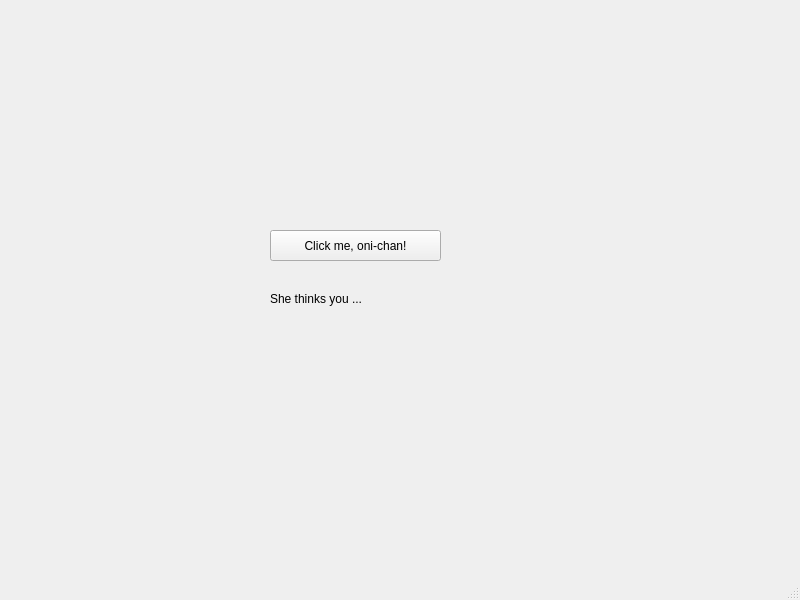
<?xml version="1.0" encoding="UTF-8"?>
<ui version="4.0">
 <class>MainWindow</class>
 <widget class="QMainWindow" name="MainWindow">
  <property name="geometry">
   <rect>
    <x>0</x>
    <y>0</y>
    <width>800</width>
    <height>600</height>
   </rect>
  </property>
  <property name="windowTitle">
   <string>MainWindow</string>
  </property>
  <widget class="QWidget" name="centralwidget">
   <widget class="QPushButton" name="pushButton">
    <property name="geometry">
     <rect>
      <x>270</x>
      <y>230</y>
      <width>171</width>
      <height>31</height>
     </rect>
    </property>
    <property name="text">
     <string>Click me, oni-chan!</string>
    </property>
   </widget>
   <widget class="QLabel" name="label">
    <property name="geometry">
     <rect>
      <x>270</x>
      <y>290</y>
      <width>201</width>
      <height>17</height>
     </rect>
    </property>
    <property name="text">
     <string>She thinks you ...</string>
    </property>
   </widget>
  </widget>
  <widget class="QMenuBar" name="menubar">
   <property name="geometry">
    <rect>
     <x>0</x>
     <y>0</y>
     <width>800</width>
     <height>22</height>
    </rect>
   </property>
  </widget>
  <widget class="QStatusBar" name="statusbar"/>
 </widget>
 <resources/>
 <connections/>
</ui>
